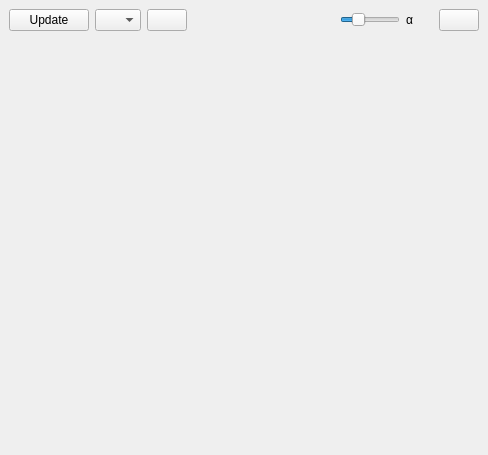
<?xml version="1.0" encoding="UTF-8"?>
<ui version="4.0">
 <class>BandDock</class>
 <widget class="QDockWidget" name="BandDock">
  <property name="geometry">
   <rect>
    <x>0</x>
    <y>0</y>
    <width>488</width>
    <height>455</height>
   </rect>
  </property>
  <property name="mouseTracking">
   <bool>false</bool>
  </property>
  <property name="windowTitle">
   <string>Image Band</string>
  </property>
  <widget class="QWidget" name="dockWidgetContents">
   <layout class="QGridLayout" name="gridLayout">
    <item row="0" column="0">
     <layout class="QHBoxLayout" name="horizontalLayout">
      <item>
       <widget class="QPushButton" name="applyButton">
        <property name="toolTip">
         <string>update viewports to reflect labeling changes</string>
        </property>
        <property name="text">
         <string>Update</string>
        </property>
        <property name="icon">
         <iconset>
          <normaloff>:/toolbar/left</normaloff>:/toolbar/left</iconset>
        </property>
        <property name="iconSize">
         <size>
          <width>16</width>
          <height>16</height>
         </size>
        </property>
       </widget>
      </item>
      <item>
       <widget class="QComboBox" name="markerSelector">
        <property name="toolTip">
         <string>label to edit</string>
        </property>
        <property name="sizeAdjustPolicy">
         <enum>QComboBox::AdjustToMinimumContentsLength</enum>
        </property>
        <property name="minimumContentsLength">
         <number>2</number>
        </property>
       </widget>
      </item>
      <item>
       <widget class="QPushButton" name="clearButton">
        <property name="toolTip">
         <string>clear current label or seeds</string>
        </property>
        <property name="icon">
         <iconset>
          <normaloff>:/toolbar/clear</normaloff>:/toolbar/clear</iconset>
        </property>
        <property name="iconSize">
         <size>
          <width>16</width>
          <height>16</height>
         </size>
        </property>
       </widget>
      </item>
      <item>
       <spacer name="horizontalSpacer_3">
        <property name="orientation">
         <enum>Qt::Horizontal</enum>
        </property>
        <property name="sizeType">
         <enum>QSizePolicy::Expanding</enum>
        </property>
        <property name="sizeHint" stdset="0">
         <size>
          <width>20</width>
          <height>20</height>
         </size>
        </property>
       </spacer>
      </item>
      <item>
       <widget class="QSlider" name="alphaSlider">
        <property name="maximumSize">
         <size>
          <width>60</width>
          <height>16777215</height>
         </size>
        </property>
        <property name="toolTip">
         <string>labeling opacity</string>
        </property>
        <property name="maximum">
         <number>255</number>
        </property>
        <property name="singleStep">
         <number>3</number>
        </property>
        <property name="pageStep">
         <number>25</number>
        </property>
        <property name="value">
         <number>63</number>
        </property>
        <property name="orientation">
         <enum>Qt::Horizontal</enum>
        </property>
       </widget>
      </item>
      <item>
       <widget class="QLabel" name="label_4">
        <property name="toolTip">
         <string>labeling opacity</string>
        </property>
        <property name="text">
         <string>α</string>
        </property>
       </widget>
      </item>
      <item>
       <spacer name="horizontalSpacer_11">
        <property name="orientation">
         <enum>Qt::Horizontal</enum>
        </property>
        <property name="sizeType">
         <enum>QSizePolicy::Minimum</enum>
        </property>
        <property name="sizeHint" stdset="0">
         <size>
          <width>20</width>
          <height>20</height>
         </size>
        </property>
       </spacer>
      </item>
      <item>
       <widget class="QPushButton" name="graphsegButton">
        <property name="toolTip">
         <string>graph-cut segmentation</string>
        </property>
        <property name="text">
         <string/>
        </property>
        <property name="icon">
         <iconset>
          <normaloff>:/toolbar/cut</normaloff>:/toolbar/cut</iconset>
        </property>
        <property name="iconSize">
         <size>
          <width>16</width>
          <height>16</height>
         </size>
        </property>
        <property name="checkable">
         <bool>true</bool>
        </property>
       </widget>
      </item>
     </layout>
    </item>
    <item row="1" column="0">
     <widget class="BandView" name="bv" native="true">
      <property name="sizePolicy">
       <sizepolicy hsizetype="Expanding" vsizetype="Expanding">
        <horstretch>0</horstretch>
        <verstretch>0</verstretch>
       </sizepolicy>
      </property>
      <property name="minimumSize">
       <size>
        <width>250</width>
        <height>250</height>
       </size>
      </property>
      <property name="focusPolicy">
       <enum>Qt::StrongFocus</enum>
      </property>
     </widget>
    </item>
    <item row="2" column="0">
     <widget class="GraphSegWidget" name="gs" native="true"/>
    </item>
   </layout>
  </widget>
 </widget>
 <customwidgets>
  <customwidget>
   <class>BandView</class>
   <extends>QWidget</extends>
   <header>widgets/bandview.h</header>
  </customwidget>
  <customwidget>
   <class>GraphSegWidget</class>
   <extends>QWidget</extends>
   <header>widgets/graphsegwidget.h</header>
   <container>1</container>
  </customwidget>
 </customwidgets>
 <tabstops>
  <tabstop>bv</tabstop>
  <tabstop>markerSelector</tabstop>
  <tabstop>clearButton</tabstop>
  <tabstop>alphaSlider</tabstop>
  <tabstop>graphsegButton</tabstop>
  <tabstop>applyButton</tabstop>
 </tabstops>
 <resources/>
 <connections/>
</ui>
